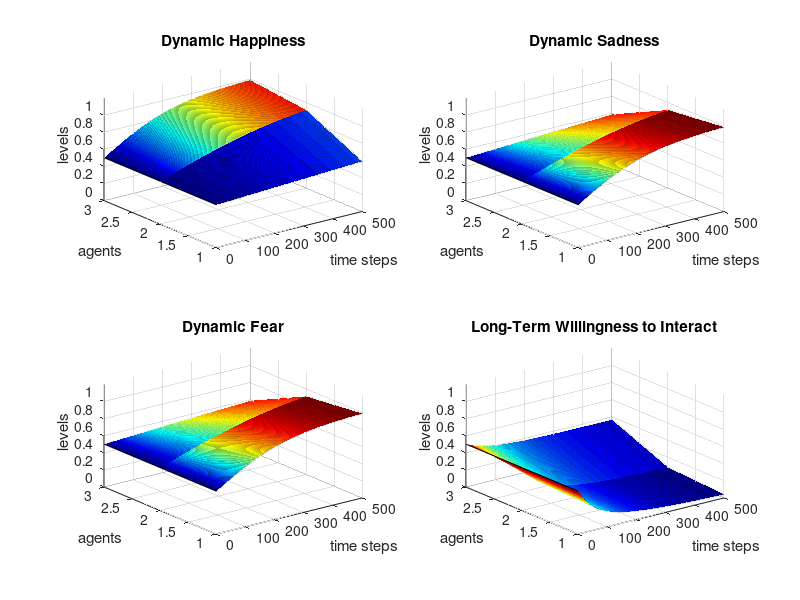
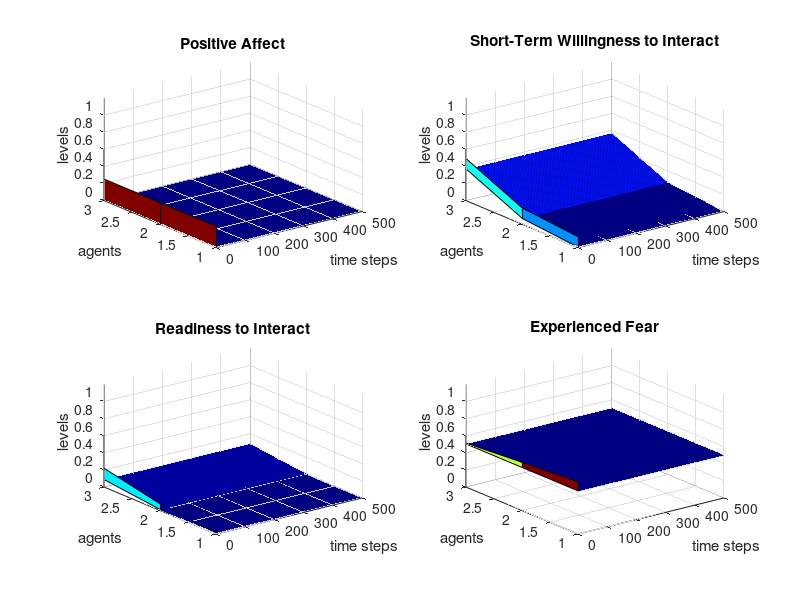
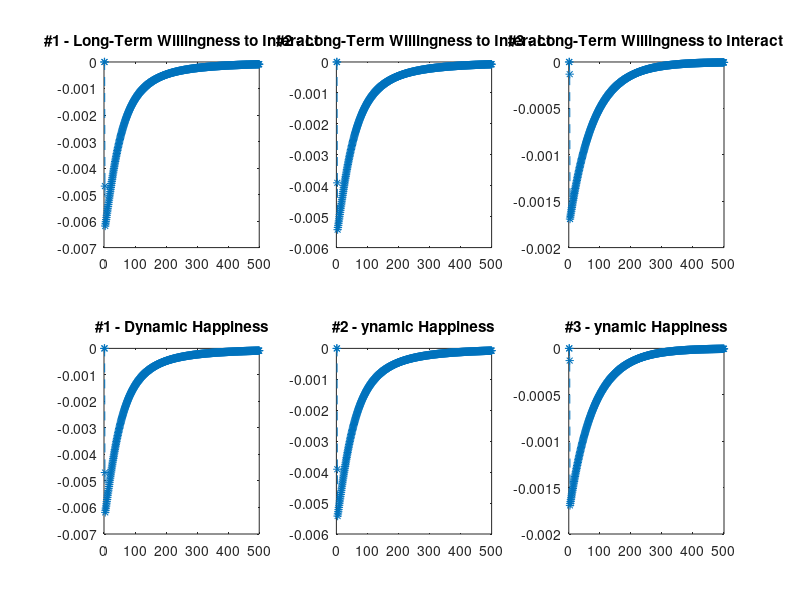

Here is the MATLAB script that generated these plots, in order:

%--- STRANGER SOCIAL INTERACTION MODEL - SSIC MODEL ---%

clc; % clear screen
clear all; % clear all variables & functions
close all; % close figures

%%%%%%%%%%%%%%%%%%%%%%%%%%%%%%%%%%%%%%%%%%%%%%%%%%%%%%%%%%%%%%%%%%%%%%%%%%%%%%%%
% Time settings
%%%%%%%%%%%%%%%%%%%%%%%%%%%%%%%%%%%%%%%%%%%%%%%%%%%%%%%%%%%%%%%%%%%%%%%%%%%%%%%%

maxLimY = 1.2;      % graph Y axis max
minLimX = 0;        % graph X axis min
maxLimChangeY = 0.1;
minLimChangeY = -0.1;
numStep =500;
numStepChange =500;
numAgent = 3;
dt=0.1;

k = 1.0; #Psi Cap



%%%%%%%%%%%%%%%%%%%%%%%%%%%%%%%%%%%%%%%%%%%%%%%%%%%%%%%%%%%%%%%%%%%%%%%%%%%%%%%%
% Declare All Variables and Set INITIAL VALUES
%%%%%%%%%%%%%%%%%%%%%%%%%%%%%%%%%%%%%%%%%%%%%%%%%%%%%%%%%%%%%%%%%%%%%%%%%%%%%%%%

% Instantaneous
Pa = zeros(numAgent, numStep);
Si = zeros(numAgent, numStep);
Ri = zeros(numAgent, numStep);

%Temporal
Dh = zeros(numAgent, numStep);
Ds = zeros(numAgent, numStep);
Df = zeros(numAgent, numStep);
Li = zeros(numAgent, numStep);
Psi = zeros(numAgent, numStep);

%Difference
dfDh = zeros(numAgent,numStepChange);
dfDs = zeros(numAgent,numStepChange);
dfDf = zeros(numAgent,numStepChange);
dfLi = zeros(numAgent,numStepChange);



%%%%%%%%%%%%%%%%%%%%%%%%%%%%%%%%%%%%%%%%%%%%%%%%%%%%%%%%%%%%%%%%%%%%%%%%%%%%%%%%
% Initialisation of all instantaneous parameters

% Positive Affect Para
beta_Pa = 0.5;

% Personality Para
omega_Ps = 0.5;

% Willingness to Interact Para
beta_Si = 0.5;    % Short-Term

% Readiness to Interact Para
omega_Ri = 0.5;
beta_Ri = 1.0;




%%%%%%%%%%%%%%%%%%%%%%%%%%%%%%%%%%%%%%%%%%%%%%%%%%%%%%%%%%%%%%%%%%%%%%%%%%%%%%%%
% Initialisation of all temporal parameters

% Dynamic Emotions Para
gamma_Dh = 0.1;   % Happiness
lambda_Dh = 0.03;
gamma_Ds = 0.1;   % Sadness
lambda_Ds = 0.03;
gamma_Df = 0.1;   % Fear
lambda_Df = 0.03;

% Willingness to Interact Para
gamma_Li = 0.5;   % Long-Term




%%%%%%%%%%%%%%%%%%%%%%%%%%%%%%%%%%%%%%%%%%%%%%%%%%%%%%%%%%%%%%%%%%%%%%%%%%%%%%%%
% Set all Factors
%%%%%%%%%%%%%%%%%%%%%%%%%%%%%%%%%%%%%%%%%%%%%%%%%%%%%%%%%%%%%%%%%%%%%%%%%%%%%%%%

%%% Setting temporal Factors %%%

for i=1:numAgent
  Dh(i, 1) = 0.5;
  Ds(i, 1) = 0.5;
  Df(i, 1) = 0.5;
  Li(i, 1) = 0.5;
end



%%% Setting initial Factors %%%

for t=1:numStep

  %Introvert and Sad Boi
  Ha(1, t) = 0.1; % Happiness
  Sd(1, t) = 0.9; % Sadness
  Fe(1, t) = 0.9; % Fear
  Ex(1, t) = 0.1; % Extrovertness
  Op(1, t) = 0.1; % Openness
  Nu(1, t) = 0.9; % Neuroticism
  Eh(1, t) = 0.9; % Level of Exhaustion

  Nc(1, t) = 0.1; % Cultural Preference Similarities
  Ni(1, t) = 0.1; % Interest Similarities

##  Pa(1, t) = 0.5;    % Positive Affect
##  Si(1, t) = 0.5;    % Short-Term Willingness
##  Ri(1, t) = 0.5;    % Readiness to Interact


  %Ambivert and Neutral
  Ha(2, t) = 0.5; % Happiness
  Sd(2, t) = 0.5; % Sadness
  Fe(2, t) = 0.5; % Fear
  Ex(2, t) = 0.5; % Extrovertness
  Op(2, t) = 0.5; % Openness
  Nu(2, t) = 0.5; % Neuroticism
  Eh(2, t) = 0.5; % Level of Exhaustion

  Nc(2, t) = 0.5; % Cultural Preference Similarities
  Ni(2, t) = 0.5; % Interest Similarities

##  Pa(2) = 0.5;    % Positive Affect
##  Si(2) = 0.5;    % Short-Term Willingness
##  Ri(2) = 0.5;    % Readiness to Interact


  %Extrovert and Happy Af
  Ha(3, t) = 0.9; % Happiness
  Sd(3, t) = 0.1; % Sadness
  Fe(3, t) = 0.1; % Fear
  Ex(3, t) = 0.9; % Extrovertness
  Op(3, t) = 0.9; % Openness
  Nu(3, t) = 0.1; % Neuroticism
  Eh(3, t) = 0.1; % Level of Exhaustion

  Nc(3, t) = 0.9; % Cultural Preference Similarities
  Ni(3, t) = 0.9; % Interest Similarities

##  Pa(3) = 0.5;    % Positive Affect
##  Si(3) = 0.5;    % Short-Term Willingness
##  Ri(3) = 0.5;    % Readiness to Interact

end


%%%%%%%%%%%%%%%%%%%%%%%%%%%%%%%%%%%%%%%%%%%%%%%%%%%%%%%%%%%%%%%%%%%%%%%%%%%%%%%%
% Run the model at t=1
%%%%%%%%%%%%%%%%%%%%%%%%%%%%%%%%%%%%%%%%%%%%%%%%%%%%%%%%%%%%%%%%%%%%%%%%%%%%%%%%

for i = 1:numAgent
  % Positive Affect
  Pa(i, 1) = Dh(i, 1) - beta_Pa * Ds(i, 1);

  % Short Term Willingness to Interact
  Si(i, 1) = beta_Si * Pa(i, 1) + (1 - beta_Si) * (omega_Ps * Ex(i, 1) + (1 - omega_Ps) * Op(i, 1)) * Nc(i, 1) * (1 - Eh(i, 1));

  % Experienced Fear
  Psi(i, 1) = 1 / (1 + exp(-k * (Df(i, 1) * Nu(i, 1))));

  % Interaction Readiness
  Ri(i, 1) = beta_Ri * (omega_Ri * Si(i, 1) + (1 - omega_Ri) * Li(i, 1)) * Ni(i, 1) * (1 - Psi(i, 1));
end

%%%%%%%%%%%%%%%%%%%%%%%%%%%%%%%%%%%%%%%%%%%%%%%%%%%%%%%%%%%%%%%%%%%%%%%%%%%%%%%%
% Run the model at t=2
%%%%%%%%%%%%%%%%%%%%%%%%%%%%%%%%%%%%%%%%%%%%%%%%%%%%%%%%%%%%%%%%%%%%%%%%%%%%%%%%

for t = 2:numStep
  for i=1:numAgent

    % Positive Affect
    Pa(i, t) = Dh(i, t) - beta_Pa * Ds(i, t);

    % Short Term Willingness to Interact
    Si(i, t) = beta_Si * Pa(i, t) + (1 - beta_Si) * (omega_Ps * Ex(i, t) + (1 - omega_Ps) * Op(i, t)) * Nc(i, t) * (1 - Eh(i, t));

    % Experienced Fear
    Psi(i, t) = 1 / (1 + exp(-k * (Df(i, t) * Nu(i, t))));

    % Interaction Readiness
    Ri(i, t) = beta_Ri * (omega_Ri * Si(i, t) + (1 - omega_Ri) * Li(i, t)) * Ni(i, t) * (1 - Psi(i, t));

  % ---- Temporal Specifications ----

    % Dynamic Emotions
    Dh(i, t) = Dh(i, t-1) + gamma_Dh * (Ha(i,t-1) - lambda_Dh) * Dh(i, t-1) * (1 - Dh(i, t-1)) * dt;
    Ds(i, t) = Ds(i, t-1) + gamma_Ds * (Sd(i,t-1) - lambda_Ds) * Ds(i, t-1) * (1 - Ds(i, t-1)) * dt;
    Df(i, t) = Df(i, t-1) + gamma_Df * (Fe(i,t-1) - lambda_Df) * Df(i, t-1) * (1 - Df(i, t-1)) * dt;

    % Long Term
    Li(i, t) = Li(i,t-1) + gamma_Li * (Si(i,t-1) - Li(i,t-1)) * (1 - Li(i,t-1)) * Li(i,t-1) * dt;
  end

end

% checking equillibria
for t=3:numStepChange
  for i=1:numAgent
    dfDh(i,t) = Dh(i,t-1) - Dh(i, t-2);
    dfDs(i,t) = Ds(i,t-1) - Ds(i, t-2);
    dfDf(i,t) = Df(i,t-1) - Df(i, t-2);
    dfLi(i,t) = Li(i,t-1) - Li(i, t-2);
  end
end



%%%%%%%%%%%%%%%%%%%%%%%%%%%%%%%%%%%%%%%%%%%%%%%%%%%%%%%%%%%%%%%%%%%%%%%%%%%%%%%%
%                                  Graphs
%%%%%%%%%%%%%%%%%%%%%%%%%%%%%%%%%%%%%%%%%%%%%%%%%%%%%%%%%%%%%%%%%%%%%%%%%%%%%%%%

% Temporal Variables
  figure('Name', 'Temporal Factors');
  colormap('jet');

  subplot(2,2,1);
  surf(Dh(1:numAgent,1:numStep));
  xlabel('time steps');ylabel('agents');zlabel('levels');
  xlim([0 numStep]);ylim([1 numAgent]);zlim([minLimX maxLimY]);
  title('Dynamic Happiness')
  hold on

  subplot(2,2,2);
  surf(Ds(1:numAgent,1:numStep));
  xlabel('time steps');ylabel('agents');zlabel('levels');
  xlim([0 numStep]);ylim([1 numAgent]);zlim([minLimX maxLimY]);
  title('Dynamic Sadness')
  hold on

  subplot(2,2,3);
  surf(Df(1:numAgent,1:numStep));
  xlabel('time steps');ylabel('agents');zlabel('levels');
  xlim([0 numStep]);ylim([1 numAgent]);zlim([minLimX maxLimY]);
  title('Dynamic Fear')
  hold on

  subplot(2,2,4);
  surf(Li(1:numAgent,1:numStep));
  xlabel('time steps');ylabel('agents');zlabel('levels');
  xlim([0 numStep]);ylim([1 numAgent]);zlim([minLimX maxLimY]);
  title('Long-Term Willingness to Interact')
  hold on

% Instantaneous Factors
  figure('Name', 'Instantaneous Factors');
  colormap('jet');

  subplot(2,2,1);
  surf(Pa(1:numAgent,1:numStep));
  xlabel('time steps');ylabel('agents');zlabel('levels');
  xlim([0 numStep]);ylim([1 numAgent]);zlim([minLimX maxLimY]);
  title('Positive Affect')
  hold on

  subplot(2,2,2);
  surf(Si(1:numAgent,1:numStep));
  xlabel('time steps');ylabel('agents');zlabel('levels');
  xlim([0 numStep]);ylim([1 numAgent]);zlim([minLimX maxLimY]);
  title('Short-Term Willingness to Interact')
  hold on

  subplot(2,2,3);
  surf(Ri(1:numAgent,1:numStep));
  xlabel('time steps');ylabel('agents');zlabel('levels');
  xlim([0 numStep]);ylim([1 numAgent]);zlim([minLimX maxLimY]);
  title('Readiness to Interact')
  hold on

  subplot(2,2,4);
  surf(Psi(1:numAgent,1:numStep));
  xlabel('time steps');ylabel('agents');zlabel('levels');
  xlim([0 numStep]);ylim([1 numAgent]);zlim([minLimX maxLimY]);
  title('Experienced Fear')
  hold on

% graph equillibria
  figure('Name', 'Equillibria State');

  subplot(2,3,1);
  plot (dfLi(1, 1:numStepChange),'--*');
  title ('#1 - Long-Term Willingness to Interact');
  hold on;

  subplot(2,3,2);
  plot (dfLi(2, 1:numStepChange),'--*');
  title ('#2 - Long-Term Willingness to Interact');
  hold on;

  subplot(2,3,3);
  plot (dfLi(3, 1:numStepChange),'--*');
  title ('#3 - Long-Term Willingness to Interact');
  hold on;

  subplot(2,3,4);
  plot (dfLi(1, 1:numStepChange),'--*');
  title ('#1 - Dynamic Happiness');
  hold on;

  subplot(2,3,5);
  plot (dfLi(2, 1:numStepChange),'--*');
  title ('#2 - ynamic Happiness');
  hold on;

  subplot(2,3,6);
  plot (dfLi(3, 1:numStepChange),'--*');
  title ('#3 - ynamic Happiness');
  hold on;

